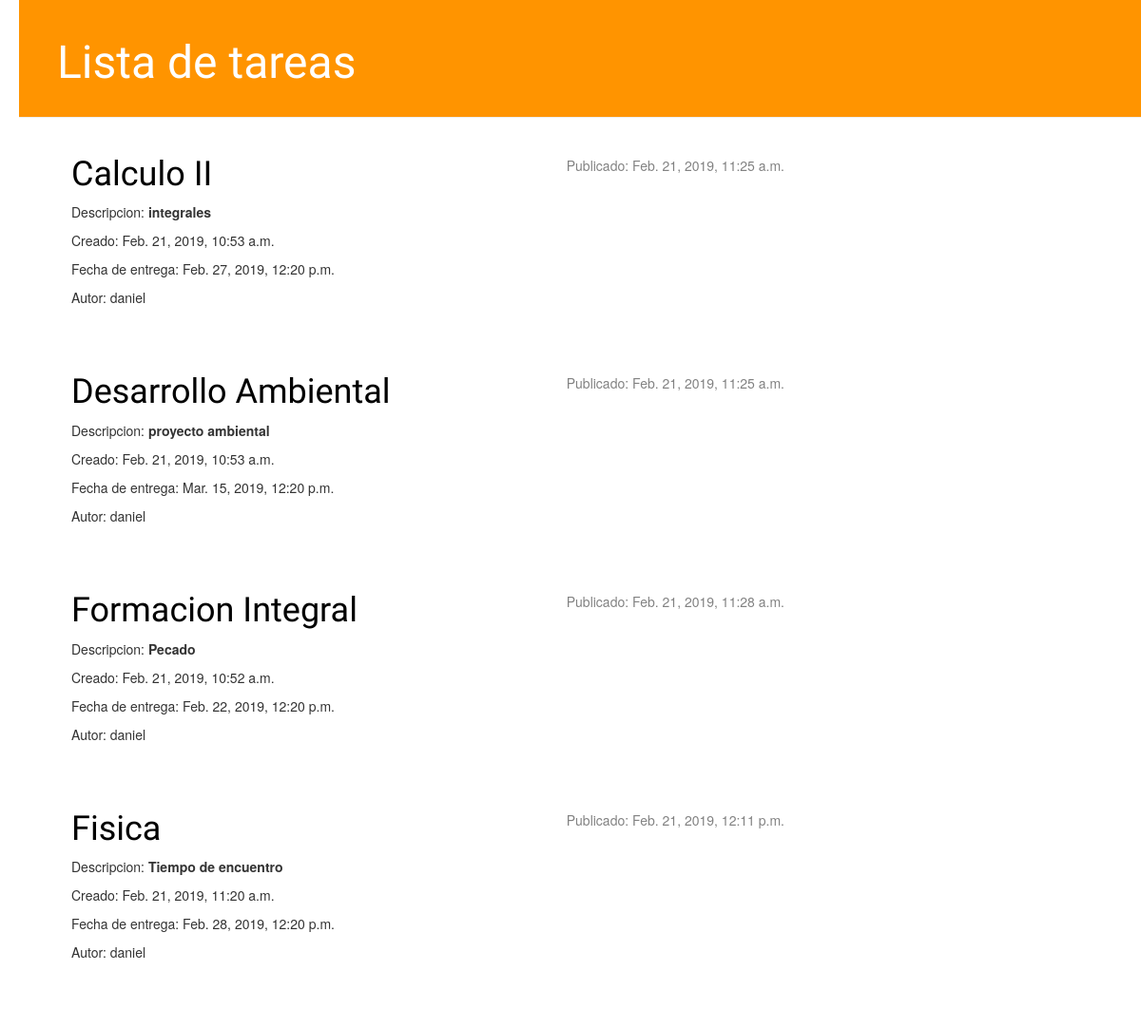
The page / on the database its author committed.
### blog/models.py (models this page shows, shortened)
class Post(models.Model):
    author= models.ForeignKey('auth.User', on_delete=models.CASCADE)
    title= models.CharField(max_length=200)
    text= models.TextField()
    create_date= models.DateTimeField(default=timezone.now)
    entrega_date= models.DateTimeField(default=timezone.now)
    published_date= models.DateTimeField(blank= True, null=True)

### blog/views.py (the view)
# urls.py: url(r'^$', views.post_list, name='post_list'),
def post_list(request):
    posts = Post.objects.filter(published_date__lte=timezone.now()).order_by('published_date')
    return render(request, 'blog/post_list.html', {'posts': posts})

### blog/templates/blog/post_list.html
{% extends 'blog/base.html' %}
    {% block content %}
        {% for post in posts %}
                <div class="post">
                    <div class="date">
                        <p> Publicado: {{ post.published_date }} </p>
                    </div>
                    <h1><a href="{% url 'post_detail' pk=post.pk %}">{{ post.title }}</a></h1>
                <p>Descripcion: <strong>{{ post.text|linebreaksbr }}</strong> </p>
                <p> Creado: {{ post.create_date }} </p>
                <p> Fecha de entrega: {{post.entrega_date}}</p>
                <p> Autor: {{post.author}}</p>
            </div>
        {% endfor %}
    {% endblock %}

### blog/templates/blog/base.html (shortened to what this page needs)
{% load static %}
<html>
    <head>
        <link rel="stylesheet" href="//maxcdn.bootstrapcdn.com/bootstrap/3.2.0/css/bootstrap.min.css">
        <link rel="stylesheet" href="//maxcdn.bootstrapcdn.com/bootstrap/3.2.0/css/bootstrap-theme.min.css">
        <link rel="stylesheet" href="{% static 'css/blog.css' %}">
    </head>
    <body>
        <div class="page-header">
            <h1>Lista de tareas</h1>
        </div>
        <div class="content container">
                <div class="row">
                    <div class="col-md-8">
                    {% block content %}
                    {% endblock %}
                    </div>
                </div>
            </div>
    </body>
</html>

### blog/static/css/blog.css (style rules this page uses)
.page-header { background-color: #ff9400; margin-top: 0; padding: 20px 20px 20px 40px; }
.page-header h1, .page-header h1 a, .page-header h1 a:visited, .page-header h1 a:active { color: #ffffff; font-size: 36pt; text-decoration: none; }
.content { margin-left: 40px; }
h1, h2, h3, h4 { font-family: 'Lobster', cursive; }
.date { float: right; color: #828282; }
.post { margin-bottom: 70px; }
.post h1 a, .post h1 a:visited { color: #000000; }
body { padding-left: 20px; background: white }

### rows shown on the page
Post: published_date "Feb. 21, 2019, 11:25 a.m.", title "Calculo II", text "integrales", create_date "Feb. 21, 2019, 10:53 a.m.", entrega_date "Feb. 27, 2019, 12:20 p.m.", author "daniel"
Post: published_date "Feb. 21, 2019, 11:25 a.m.", title "Desarrollo Ambiental", text "proyecto ambiental", create_date "Feb. 21, 2019, 10:53 a.m.", entrega_date "Mar. 15, 2019, 12:20 p.m.", author "daniel"
Post: published_date "Feb. 21, 2019, 11:28 a.m.", title "Formacion Integral", text "Pecado", create_date "Feb. 21, 2019, 10:52 a.m.", entrega_date "Feb. 22, 2019, 12:20 p.m.", author "daniel"
Post: published_date "Feb. 21, 2019, 12:11 p.m.", title "Fisica", text "Tiempo de encuentro", create_date "Feb. 21, 2019, 11:20 a.m.", entrega_date "Feb. 28, 2019, 12:20 p.m.", author "daniel"
